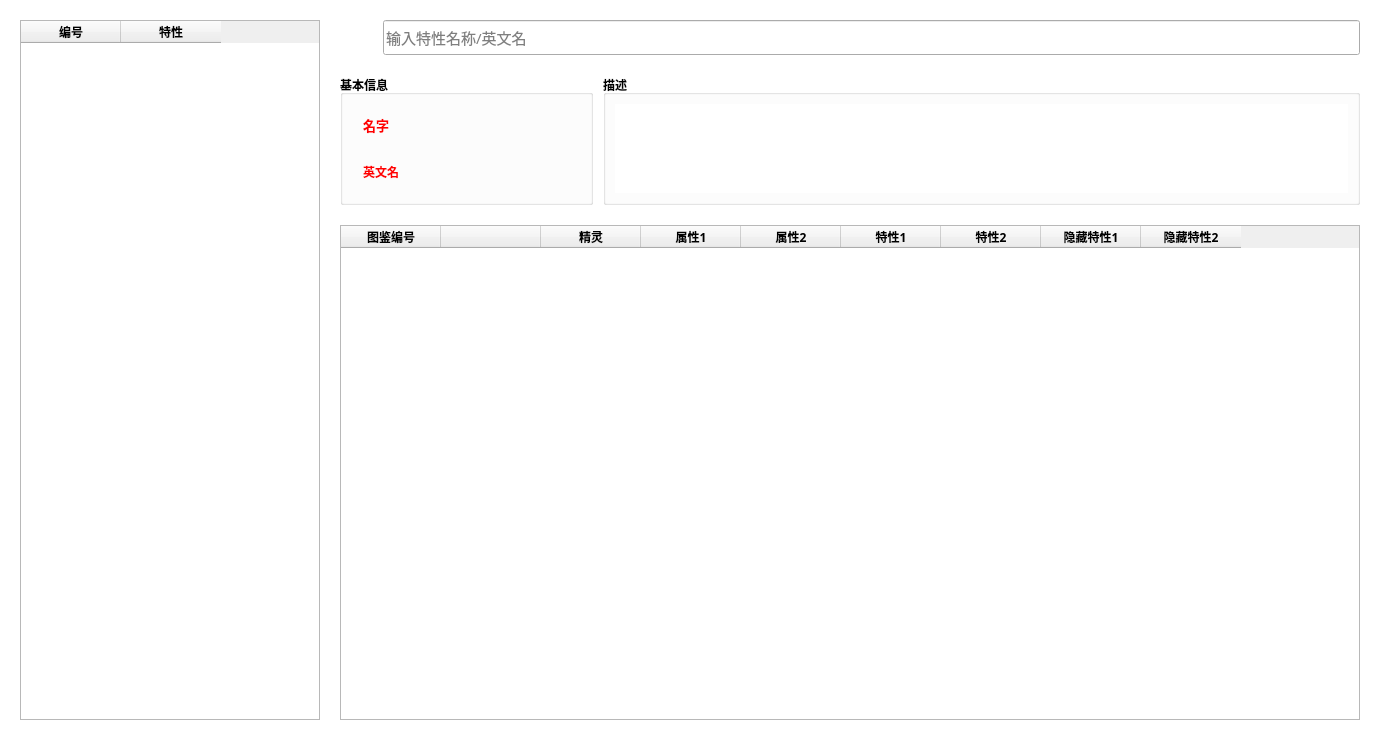
<?xml version="1.0" encoding="UTF-8"?>
<ui version="4.0">
 <author>我不是西药</author>
 <class>Win_AbilityList</class>
 <widget class="QWidget" name="Win_AbilityList">
  <property name="windowModality">
   <enum>Qt::NonModal</enum>
  </property>
  <property name="geometry">
   <rect>
    <x>0</x>
    <y>0</y>
    <width>1380</width>
    <height>740</height>
   </rect>
  </property>
  <property name="minimumSize">
   <size>
    <width>1380</width>
    <height>740</height>
   </size>
  </property>
  <property name="windowTitle">
   <string> 特性</string>
  </property>
  <property name="windowIcon">
   <iconset>
    <normalon>../icon/ability.png</normalon>
   </iconset>
  </property>
  <property name="styleSheet">
   <string notr="true">QWidget#Win_AbilityList { background-color: white; }</string>
  </property>
  <layout class="QHBoxLayout" name="horizontalLayout_3" stretch="300,1020">
   <property name="spacing">
    <number>20</number>
   </property>
   <property name="leftMargin">
    <number>20</number>
   </property>
   <property name="topMargin">
    <number>20</number>
   </property>
   <property name="rightMargin">
    <number>20</number>
   </property>
   <property name="bottomMargin">
    <number>20</number>
   </property>
   <item>
    <widget class="QTableWidget" name="tableAbility">
     <property name="sizePolicy">
      <sizepolicy hsizetype="Preferred" vsizetype="Preferred">
       <horstretch>0</horstretch>
       <verstretch>0</verstretch>
      </sizepolicy>
     </property>
     <property name="focusPolicy">
      <enum>Qt::NoFocus</enum>
     </property>
     <property name="styleSheet">
      <string notr="true">QTableView::item {border-top: 1px solid black; border-bottom: 1px solid black;}
QTableView::item:selected {background-color: rgba(59,130,246,1); color: white;}
QTableView::item:focus {outline: none;}</string>
     </property>
     <property name="editTriggers">
      <set>QAbstractItemView::NoEditTriggers</set>
     </property>
     <property name="selectionMode">
      <enum>QAbstractItemView::SingleSelection</enum>
     </property>
     <property name="selectionBehavior">
      <enum>QAbstractItemView::SelectRows</enum>
     </property>
     <property name="showGrid">
      <bool>false</bool>
     </property>
     <property name="sortingEnabled">
      <bool>true</bool>
     </property>
     <attribute name="verticalHeaderVisible">
      <bool>false</bool>
     </attribute>
     <column>
      <property name="text">
       <string>编号</string>
      </property>
      <property name="font">
       <font>
        <weight>75</weight>
        <bold>true</bold>
       </font>
      </property>
      <property name="textAlignment">
       <set>AlignCenter</set>
      </property>
      <property name="foreground">
       <brush brushstyle="SolidPattern">
        <color alpha="255">
         <red>0</red>
         <green>0</green>
         <blue>0</blue>
        </color>
       </brush>
      </property>
     </column>
     <column>
      <property name="text">
       <string>特性</string>
      </property>
      <property name="font">
       <font>
        <weight>75</weight>
        <bold>true</bold>
       </font>
      </property>
      <property name="textAlignment">
       <set>AlignCenter</set>
      </property>
     </column>
    </widget>
   </item>
   <item>
    <layout class="QVBoxLayout" name="verticalLayout_2" stretch="40,150,570">
     <property name="spacing">
      <number>20</number>
     </property>
     <item>
      <layout class="QHBoxLayout" name="horizontalLayout" stretch="40,1035">
       <property name="spacing">
        <number>5</number>
       </property>
       <item>
        <widget class="QPushButton" name="pushButton">
         <property name="enabled">
          <bool>false</bool>
         </property>
         <property name="sizePolicy">
          <sizepolicy hsizetype="Preferred" vsizetype="Preferred">
           <horstretch>0</horstretch>
           <verstretch>0</verstretch>
          </sizepolicy>
         </property>
         <property name="focusPolicy">
          <enum>Qt::NoFocus</enum>
         </property>
         <property name="contextMenuPolicy">
          <enum>Qt::NoContextMenu</enum>
         </property>
         <property name="styleSheet">
          <string notr="true">background-color: rgba(255, 255, 255, 0);
border: none;</string>
         </property>
         <property name="text">
          <string/>
         </property>
         <property name="icon">
          <iconset>
           <disabledon>res/icon/search.png</disabledon>
          </iconset>
         </property>
         <property name="iconSize">
          <size>
           <width>40</width>
           <height>40</height>
          </size>
         </property>
         <property name="checkable">
          <bool>false</bool>
         </property>
        </widget>
       </item>
       <item>
        <widget class="QLineEdit" name="searchAbility">
         <property name="sizePolicy">
          <sizepolicy hsizetype="Preferred" vsizetype="Preferred">
           <horstretch>0</horstretch>
           <verstretch>0</verstretch>
          </sizepolicy>
         </property>
         <property name="font">
          <font>
           <family>微软雅黑</family>
           <pointsize>11</pointsize>
          </font>
         </property>
         <property name="placeholderText">
          <string>输入特性名称/英文名</string>
         </property>
        </widget>
       </item>
      </layout>
     </item>
     <item>
      <layout class="QHBoxLayout" name="horizontalLayout_2" stretch="25,75">
       <property name="spacing">
        <number>10</number>
       </property>
       <item>
        <widget class="QGroupBox" name="groupBox_2">
         <property name="font">
          <font>
           <family>Microsoft YaHei UI</family>
           <weight>75</weight>
           <bold>true</bold>
          </font>
         </property>
         <property name="title">
          <string>基本信息</string>
         </property>
         <layout class="QVBoxLayout" name="verticalLayout">
          <property name="leftMargin">
           <number>20</number>
          </property>
          <property name="rightMargin">
           <number>20</number>
          </property>
          <item>
           <widget class="QLabel" name="cName">
            <property name="font">
             <font>
              <family>Microsoft YaHei UI</family>
              <pointsize>10</pointsize>
              <weight>75</weight>
              <bold>true</bold>
             </font>
            </property>
            <property name="styleSheet">
             <string notr="true">color: rgb(255, 0, 0);</string>
            </property>
            <property name="text">
             <string>名字</string>
            </property>
            <property name="alignment">
             <set>Qt::AlignLeading|Qt::AlignLeft|Qt::AlignVCenter</set>
            </property>
            <property name="textInteractionFlags">
             <set>Qt::TextSelectableByKeyboard|Qt::TextSelectableByMouse</set>
            </property>
           </widget>
          </item>
          <item>
           <widget class="QLabel" name="eName">
            <property name="font">
             <font>
              <family>Microsoft YaHei UI</family>
              <pointsize>9</pointsize>
              <weight>75</weight>
              <italic>false</italic>
              <bold>true</bold>
              <underline>false</underline>
             </font>
            </property>
            <property name="styleSheet">
             <string notr="true">color: rgb(255, 0, 0);</string>
            </property>
            <property name="text">
             <string>英文名</string>
            </property>
            <property name="alignment">
             <set>Qt::AlignLeading|Qt::AlignLeft|Qt::AlignVCenter</set>
            </property>
            <property name="textInteractionFlags">
             <set>Qt::TextSelectableByKeyboard|Qt::TextSelectableByMouse</set>
            </property>
           </widget>
          </item>
         </layout>
        </widget>
       </item>
       <item>
        <widget class="QGroupBox" name="groupBox_3">
         <property name="font">
          <font>
           <family>Microsoft YaHei UI</family>
           <weight>75</weight>
           <bold>true</bold>
          </font>
         </property>
         <property name="title">
          <string>描述</string>
         </property>
         <layout class="QGridLayout" name="gridLayout_2">
          <item row="0" column="0">
           <widget class="QPlainTextEdit" name="Description">
            <property name="enabled">
             <bool>true</bool>
            </property>
            <property name="sizePolicy">
             <sizepolicy hsizetype="Preferred" vsizetype="Preferred">
              <horstretch>0</horstretch>
              <verstretch>0</verstretch>
             </sizepolicy>
            </property>
            <property name="font">
             <font>
              <family>Microsoft YaHei</family>
              <pointsize>9</pointsize>
              <weight>50</weight>
              <bold>false</bold>
             </font>
            </property>
            <property name="styleSheet">
             <string notr="true">color: blue;</string>
            </property>
            <property name="frameShape">
             <enum>QFrame::NoFrame</enum>
            </property>
            <property name="frameShadow">
             <enum>QFrame::Sunken</enum>
            </property>
            <property name="verticalScrollBarPolicy">
             <enum>Qt::ScrollBarAsNeeded</enum>
            </property>
            <property name="horizontalScrollBarPolicy">
             <enum>Qt::ScrollBarAlwaysOff</enum>
            </property>
            <property name="sizeAdjustPolicy">
             <enum>QAbstractScrollArea::AdjustIgnored</enum>
            </property>
            <property name="textInteractionFlags">
             <set>Qt::TextSelectableByKeyboard|Qt::TextSelectableByMouse</set>
            </property>
           </widget>
          </item>
         </layout>
        </widget>
       </item>
      </layout>
     </item>
     <item>
      <widget class="QTableWidget" name="tablePokemon">
       <property name="sizePolicy">
        <sizepolicy hsizetype="Preferred" vsizetype="Preferred">
         <horstretch>0</horstretch>
         <verstretch>0</verstretch>
        </sizepolicy>
       </property>
       <property name="font">
        <font>
         <family>Microsoft YaHei UI</family>
         <weight>50</weight>
         <bold>false</bold>
        </font>
       </property>
       <property name="focusPolicy">
        <enum>Qt::NoFocus</enum>
       </property>
       <property name="styleSheet">
        <string notr="true">QTableView::item {border-top: 1px solid black; border-bottom: 1px solid black;}
QTableView::item:selected {background-color: rgba(59,130,246,1); color: white;}
QTableView::item:focus {outline: none;}</string>
       </property>
       <property name="editTriggers">
        <set>QAbstractItemView::NoEditTriggers</set>
       </property>
       <property name="selectionMode">
        <enum>QAbstractItemView::SingleSelection</enum>
       </property>
       <property name="selectionBehavior">
        <enum>QAbstractItemView::SelectRows</enum>
       </property>
       <property name="showGrid">
        <bool>false</bool>
       </property>
       <property name="sortingEnabled">
        <bool>false</bool>
       </property>
       <attribute name="horizontalHeaderVisible">
        <bool>true</bool>
       </attribute>
       <attribute name="verticalHeaderVisible">
        <bool>false</bool>
       </attribute>
       <column>
        <property name="text">
         <string>图鉴编号</string>
        </property>
        <property name="font">
         <font>
          <family>Microsoft YaHei</family>
          <weight>75</weight>
          <bold>true</bold>
         </font>
        </property>
        <property name="textAlignment">
         <set>AlignCenter</set>
        </property>
       </column>
       <column>
        <property name="text">
         <string/>
        </property>
        <property name="font">
         <font>
          <weight>75</weight>
          <bold>true</bold>
         </font>
        </property>
        <property name="textAlignment">
         <set>AlignCenter</set>
        </property>
       </column>
       <column>
        <property name="text">
         <string>精灵</string>
        </property>
        <property name="font">
         <font>
          <family>Microsoft YaHei</family>
          <weight>75</weight>
          <bold>true</bold>
         </font>
        </property>
        <property name="textAlignment">
         <set>AlignCenter</set>
        </property>
       </column>
       <column>
        <property name="text">
         <string>属性1</string>
        </property>
        <property name="font">
         <font>
          <family>Microsoft YaHei</family>
          <weight>75</weight>
          <bold>true</bold>
         </font>
        </property>
        <property name="textAlignment">
         <set>AlignCenter</set>
        </property>
       </column>
       <column>
        <property name="text">
         <string>属性2</string>
        </property>
        <property name="font">
         <font>
          <family>Microsoft YaHei</family>
          <weight>75</weight>
          <bold>true</bold>
         </font>
        </property>
        <property name="textAlignment">
         <set>AlignCenter</set>
        </property>
       </column>
       <column>
        <property name="text">
         <string>特性1</string>
        </property>
        <property name="font">
         <font>
          <family>Microsoft YaHei</family>
          <weight>75</weight>
          <bold>true</bold>
         </font>
        </property>
        <property name="textAlignment">
         <set>AlignCenter</set>
        </property>
       </column>
       <column>
        <property name="text">
         <string>特性2</string>
        </property>
        <property name="font">
         <font>
          <family>Microsoft YaHei</family>
          <weight>75</weight>
          <bold>true</bold>
         </font>
        </property>
        <property name="textAlignment">
         <set>AlignCenter</set>
        </property>
       </column>
       <column>
        <property name="text">
         <string>隐藏特性1</string>
        </property>
        <property name="font">
         <font>
          <family>Microsoft YaHei</family>
          <weight>75</weight>
          <bold>true</bold>
         </font>
        </property>
        <property name="textAlignment">
         <set>AlignCenter</set>
        </property>
       </column>
       <column>
        <property name="text">
         <string>隐藏特性2</string>
        </property>
        <property name="font">
         <font>
          <family>Microsoft YaHei</family>
          <weight>75</weight>
          <bold>true</bold>
         </font>
        </property>
        <property name="textAlignment">
         <set>AlignCenter</set>
        </property>
       </column>
      </widget>
     </item>
    </layout>
   </item>
  </layout>
 </widget>
 <resources/>
 <connections/>
</ui>
